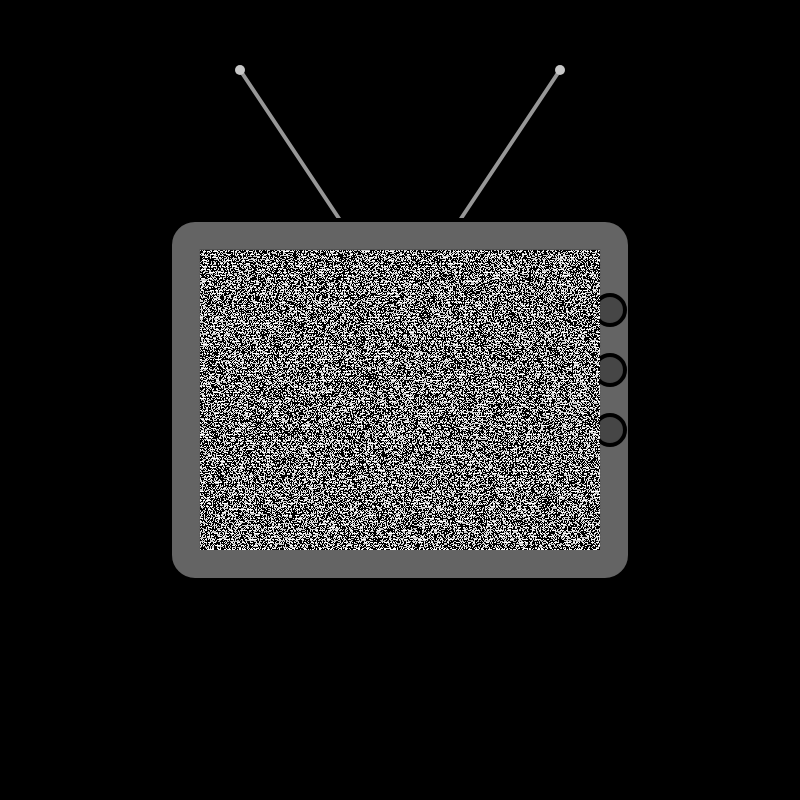
Frame 1 (no input)
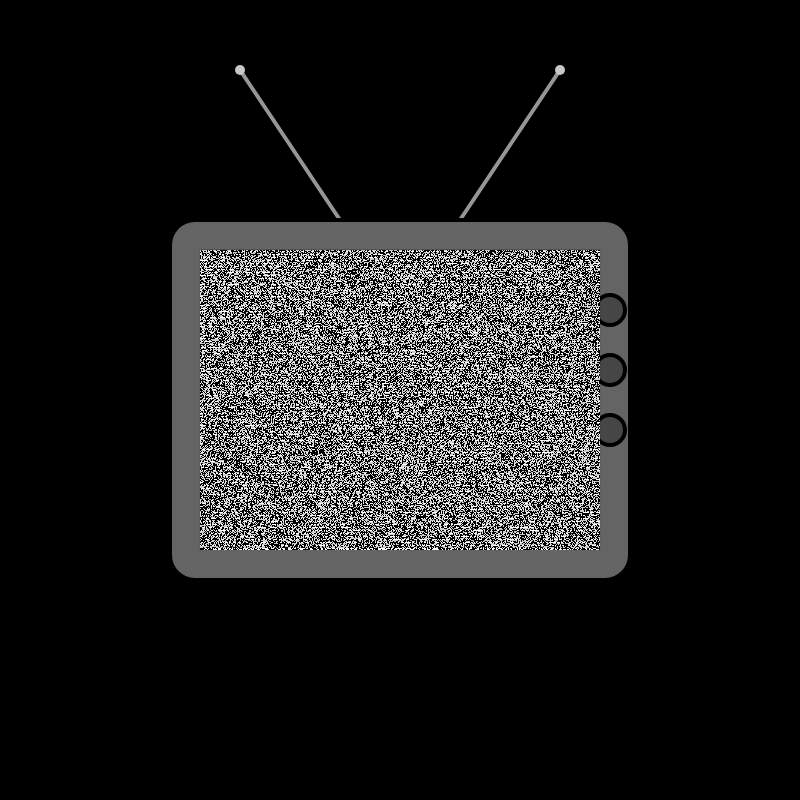
Frame 60 (no input)
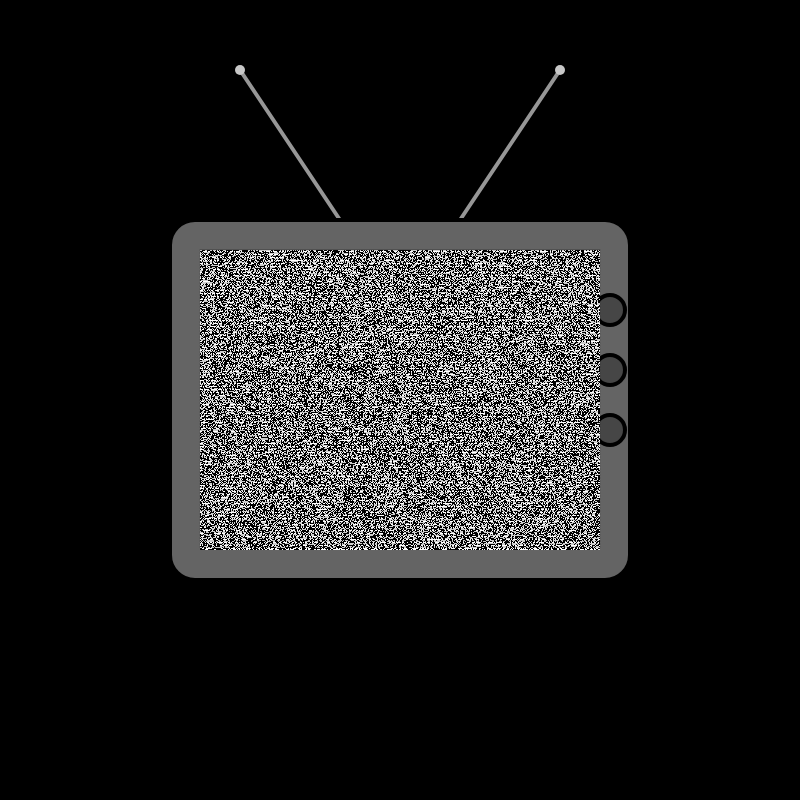
Frame 120 (the mouse pressed at the canvas centre since frame 60)

The p5.js sketch that drew these frames (run headless with seeded random() and noise() and a simulated clock; from frame 60 on, the mouse is pressed at the canvas centre):

// p5.js sketch
// ── sketch.js
let glitchNoise;
function setup() {
  createCanvas(800, 800);
  glitchNoise = createGraphics(400, 300);  // increase the size of the screen content
  frameRate(30);
}
function draw() {
  background(0);
  // draw the antenna
  drawAntenna();
  // draw the tv body
  stroke(0);
  strokeWeight(4);
  let tvX = width / 2 - 220;  // center the tv horizontally
  let tvY = height / 2 - 170; // center the tv vertically
  rect(tvX, tvY, 440, 340, 20);  // larger rounded rectangle for the tv
  // tv outer border
  fill(100);
  rect(tvX - 10, tvY - 10, 460, 360, 25);
  // draw tv knobs
  fill(70);
  ellipse(tvX + 430, tvY + 80, 30, 30);  // top knob
  ellipse(tvX + 430, tvY + 140, 30, 30); // middle knob
  ellipse(tvX + 430, tvY + 200, 30, 30); // bottom knob

  // draw the glitchy screen (larger size)
  glitchEffect();
  image(glitchNoise, tvX + 20, tvY + 20);
  // draw scanlines over the screen
  drawScanlines(tvX + 20, tvY + 20, 400, 300);
}
// function to create the glitch effect
function glitchEffect() {
  glitchNoise.loadPixels();
  for (let y = 0; y < glitchNoise.height; y++) {
    for (let x = 0; x < glitchNoise.width; x++) {
      // random noise to simulate glitch (black and white)
      let glitchColor = random() < 0.5 ? color(0) : color(255); // black or white
      glitchNoise.set(x, y, glitchColor);
    }
  }
  glitchNoise.updatePixels();
}
// function to draw crt scanlines
function drawScanlines(x, y, w, h) {
  stroke(0, 100);  // transparent black for scanlines
  strokeWeight(1);
  for (let i = y; i < y + h; i += 3) {
    line(x, i, x + w, i);
  }
}
// function to draw antenna
function drawAntenna() {
  stroke(150);
  strokeWeight(4);

  // antenna base lines
  let baseX = width / 2 - 60;
  let baseY = height / 2 - 180;

  // left antenna
  line(baseX, baseY, baseX - 100, baseY - 150);  // angled line for left antenna

  // right antenna
  line(baseX + 120, baseY, baseX + 220, baseY - 150);  // angled line for right antenna
  // antenna circles at the tips
  fill(200);
  noStroke();
  ellipse(baseX - 100, baseY - 150, 10, 10);  // tip of left antenna
  ellipse(baseX + 220, baseY - 150, 10, 10);  // tip of right antenna
}
